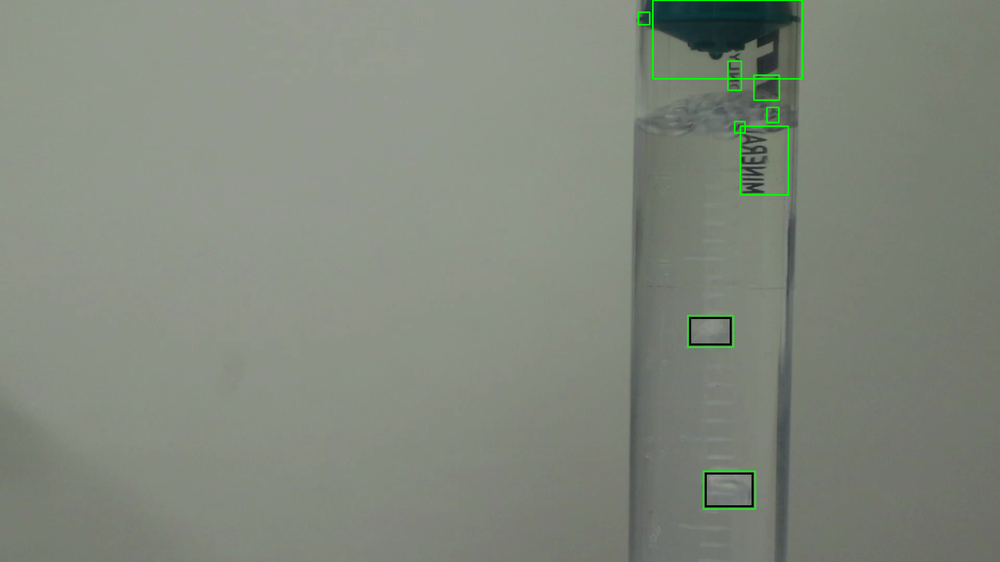
#> input picture data/cnn_manual/debug/debug_AIH_Bubbles2_frame_120.png, 1000 x 562 px, shrunk from 1920 x 1080 before the run
$ python -i detect_black_box_annotations.py   (imports and definitions only)
#> lines starting #> are read from the running program, lines starting #| are printed output that depends on the picture; after the words box and inside, x2 and y2 are one past the last pixel; in counts of white or black regions, pixels touching at a corner belong together
#> further down, picture is the input picture: shape (562, 1000, 3); mean B, G, R 124, 135.5, 129.6
#!/usr/bin/env python3
"""
Detect black box annotations drawn by user and convert to binary masks.
Handles both bounding boxes and filled rectangles.
"""
import cv2
import numpy as np
from pathlib import Path
from tqdm import tqdm

def detect_black_boxes(image, debug=False):
    """
    Detect black rectangular annotations in an image.

    Args:
        image: BGR image with black box annotations
        debug: If True, save debug visualizations

    Returns:
        mask: Binary mask (white=bubble, black=background)
        box_count: Number of boxes detected
    """
#> called with debug = False
    h, w = image.shape[:2]
#> h = 562; w = 1000
    mask = np.zeros((h, w), dtype=np.uint8)

    # Convert to grayscale
    gray = cv2.cvtColor(image, cv2.COLOR_BGR2GRAY)

    # Detect very dark regions (black boxes)
    # Black boxes will have very low pixel values (< 50)
    black_threshold = 50
    black_mask = (gray < black_threshold).astype(np.uint8) * 255
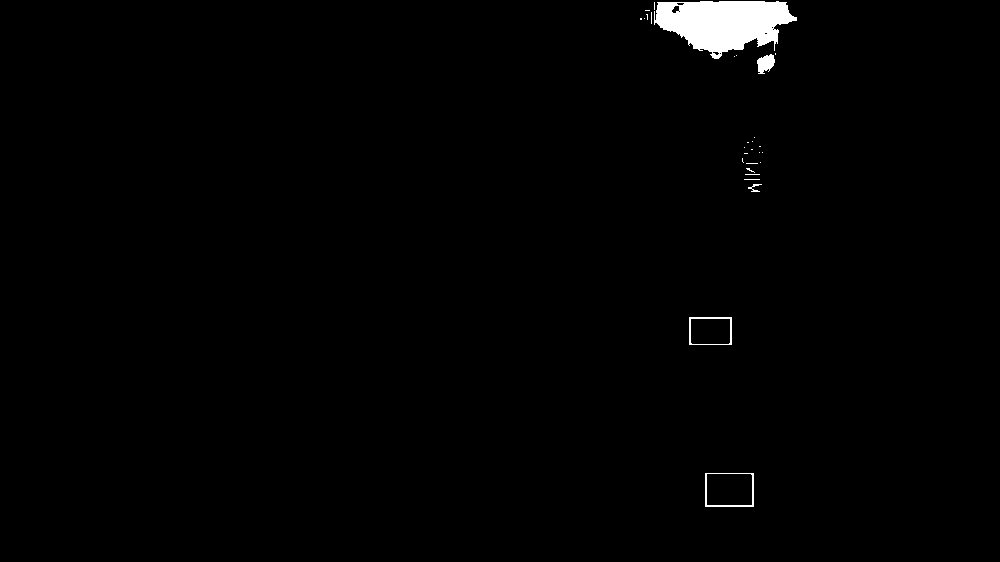
#> black_mask: shape (562, 1000); 1.1% white; 29 white regions (24 under 20 px), largest, box (x1, y1, x2, y2) and area: (654, 1, 797, 59) 5377, (705, 473, 754, 507) 272, (757, 54, 775, 74) 245, (689, 317, 732, 345) 231, (748, 184, 762, 192) 42

    # Also detect edges of boxes (stroke rectangles)
    edges = cv2.Canny(gray, 50, 150)
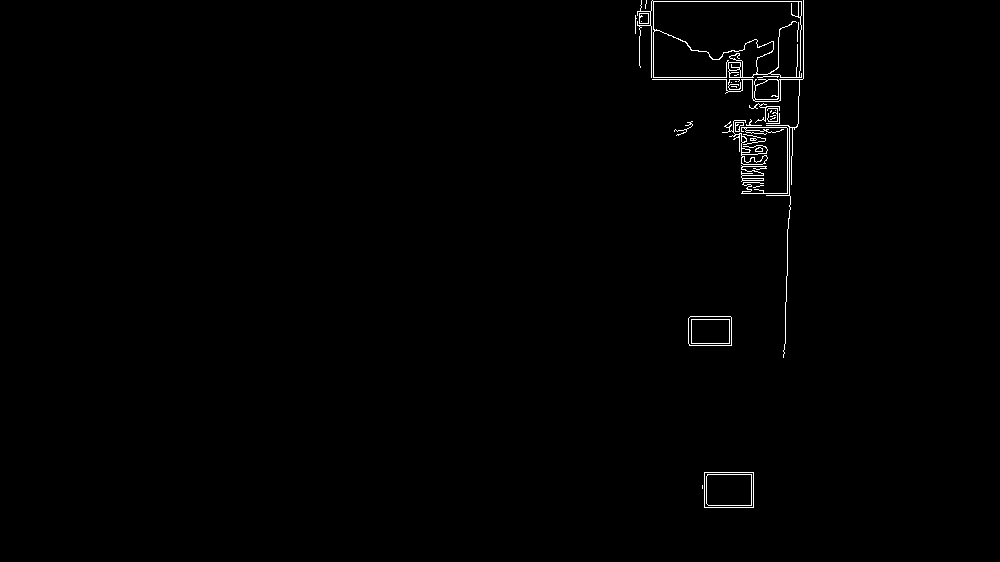
#> edges: shape (562, 1000); 0.68% white in thin lines or dots, all inside (x1, y1, x2, y2) = (635, 0, 804, 508)

    # Combine both approaches
    combined = cv2.bitwise_or(black_mask, edges)
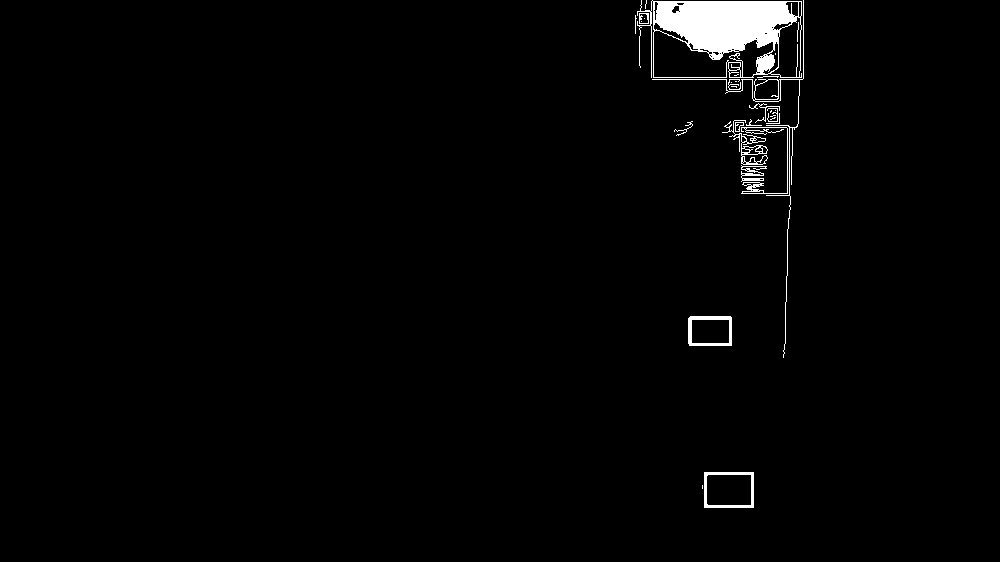
#> combined: shape (562, 1000); 1.8% white; 31 white regions (13 under 20 px), largest, box (x1, y1, x2, y2) and area: (637, 0, 802, 78) 6694, (652, 0, 804, 358) 798, (704, 472, 754, 508) 482

    # Morphological operations to connect nearby edges
    kernel = np.ones((3, 3), np.uint8)
    combined = cv2.dilate(combined, kernel, iterations=2)
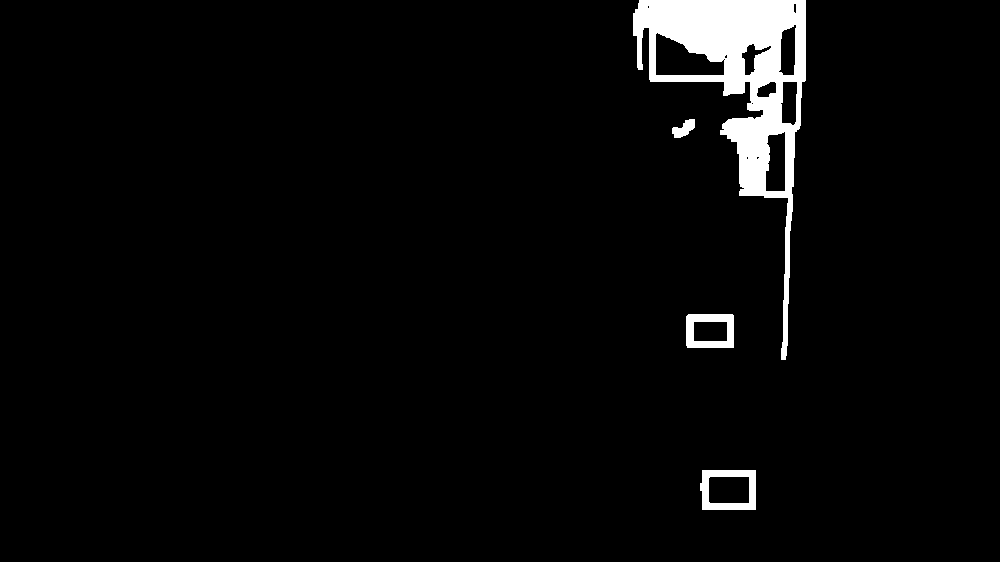
#> combined: shape (562, 1000); 3.4% white; 4 white regions

    # Find contours
    contours, _ = cv2.findContours(combined, cv2.RETR_EXTERNAL, cv2.CHAIN_APPROX_SIMPLE)
#> contours = 4 contours; box (x1, y1, x2, y2) and area: (633, 0, 806, 360) 20602, (700, 470, 756, 510) 2082, (686, 314, 734, 348) 1547, (672, 119, 695, 138) 222

    boxes = []
    for contour in contours:
        # Get bounding rectangle
        x, y, w, h = cv2.boundingRect(contour)

        # Filter out very small detections (noise)
        if w < 20 or h < 20:
            continue

        # Filter out very large detections (likely not a bubble annotation)
        if w > 300 or h > 300:
            continue

        # Check aspect ratio (bubbles should be somewhat round)
        aspect_ratio = float(w) / float(h)
        if aspect_ratio < 0.3 or aspect_ratio > 3.0:
            continue

        boxes.append((x, y, w, h))

        # Fill this region in the mask
        cv2.rectangle(mask, (x, y), (x + w, y + h), 255, -1)
#> this loop made 4 passes
#> (x, y, w, h, aspect_ratio) on passes 1 to 2: (700, 470, 56, 40, 1.4), (686, 314, 48, 34, 1.41)
#> (x, y, w, h) on passes 3 to 4: (672, 119, 23, 19), (633, 0, 173, 360)
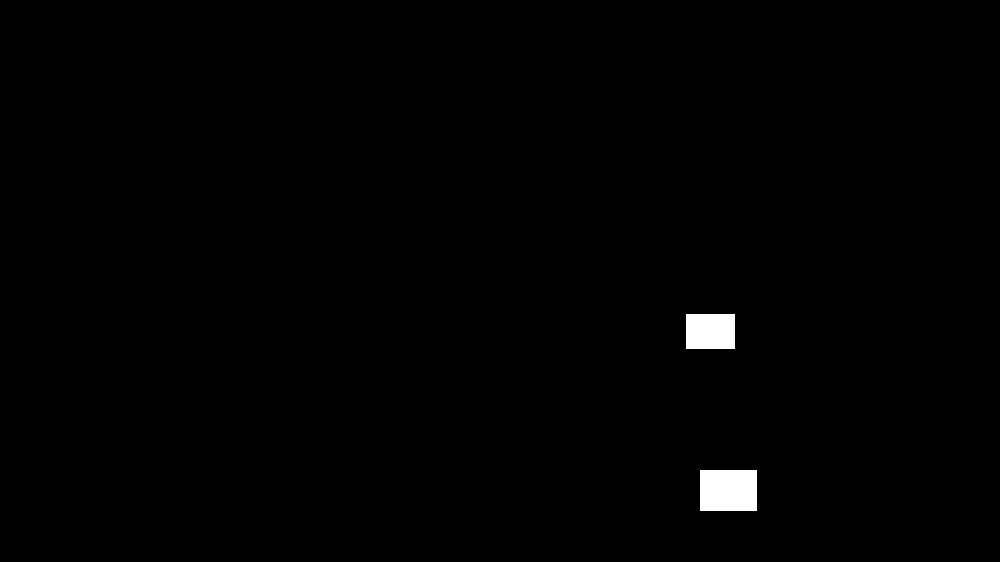
#> mask: shape (562, 1000); 0.72% white; 2 white regions, box (x1, y1, x2, y2) and area: (700, 470, 757, 511) 2337, (686, 314, 735, 349) 1715
#> after the loop, boxes = [(700, 470, 56, 40), (686, 314, 48, 34)]

    if debug:
        debug_img = image.copy()
        for (x, y, w, h) in boxes:
            cv2.rectangle(debug_img, (x, y), (x + w, y + h), (0, 255, 0), 2)
        return mask, len(boxes), debug_img

    return mask, len(boxes)

# [99 lines left out: function process_annotated_frames, not called in this run]

# [2 lines not run here, left out]

>>> import cv2
>>> picture = cv2.imread('../../data/cnn_manual/debug/debug_AIH_Bubbles2_frame_120.png')
>>> result = detect_black_boxes(picture)
